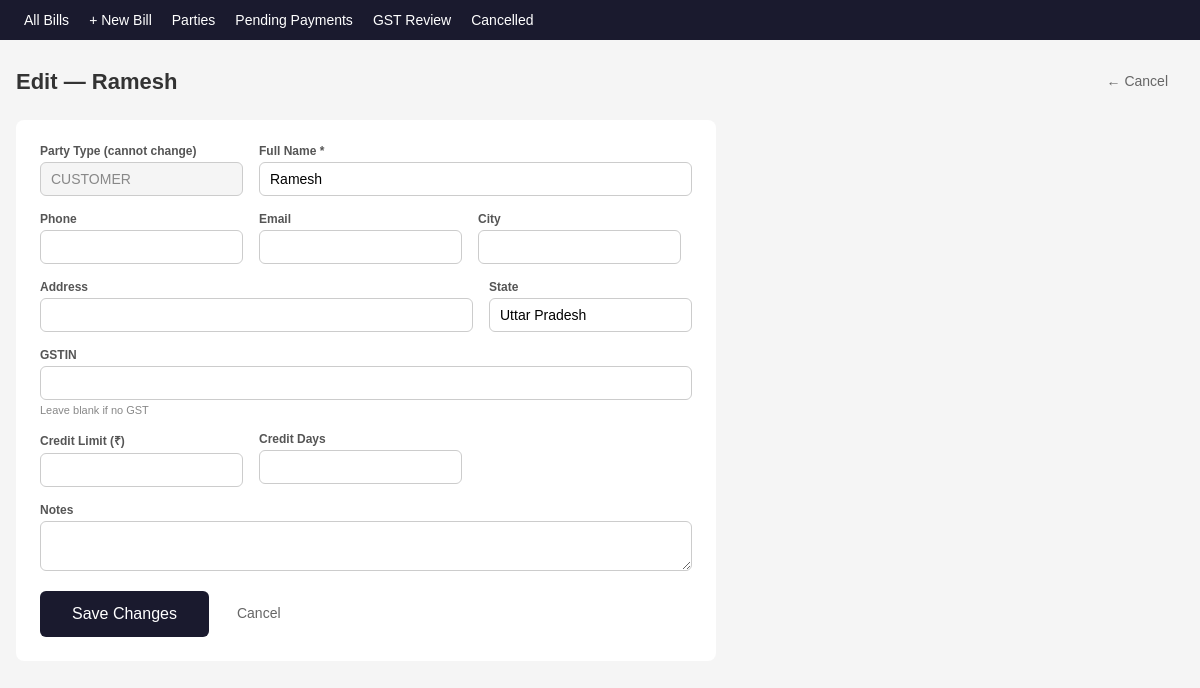
The page /parties/1/edit on the database its author committed.
### app/models/parties.py (models this page shows)
class Party(SQLModel, table=True):
    __tablename__ = "parties"
    id: Optional[int] = Field(default=None, primary_key=True)
    type: str                           # customer / supplier / both
    name: str = Field(index=True)
    phone: Optional[str] = Field(default=None, index=True)
    email: Optional[str] = None
    address: Optional[str] = None
    city: Optional[str] = None
    state: Optional[str] = None
    state_code: Optional[str] = None
    gstin: Optional[str] = None
    gstin_verified: bool = False
    gstin_status: Optional[str] = None  # active / cancelled / pending
    business_type: Optional[str] = None # fixed typo: bussiness -> business
    credit_limit: Optional[float] = None
    credit_days: Optional[int] = None
    opening_balance: Optional[float] = None
    opening_balance_type: Optional[str] = None  # debit / credit
    notes: Optional[str] = None
    created_at: datetime = Field(default_factory=datetime.utcnow)

### app/routers/parties.py (the view)
@router.get("/{party_id}/edit", response_class=HTMLResponse)
def edit_party_form(party_id: int, request: Request, session: Session = Depends(get_session)):
    party = session.get(Party, party_id)
    if not party:
        raise HTTPException(status_code=404, detail="Party not found")
    return templates.TemplateResponse(
        request=request, name="parties/edit.html",
        context={"party": party}
    )

### app/templates/parties/edit.html (shortened to what this page needs)
{% extends "base.html" %}
{% block content %}
<div class="page-header">
    <h1>Edit — {{ party.name }}</h1>
    <a href="/parties/{{ party.id }}" class="btn-ghost">← Cancel</a>
</div>
<form id="editForm" style="background:#fff;padding:24px;border-radius:8px;max-width:700px">
    <div class="form-row">
        <div class="form-group">
            <label>Party Type (cannot change)</label>
            <input type="text" value="{{ party.type | upper }}" disabled style="background:#f5f5f5;color:#888">
        </div>
        <div class="form-group" style="flex:2">
            <label>Full Name *</label>
            <input type="text" name="name" value="{{ party.name }}" required>
        </div>
    </div>
    <div class="form-row">
        <div class="form-group">
            <label>Phone</label>
            <input type="text" name="phone" value="{{ party.phone or '' }}">
        </div>
        <div class="form-group">
            <label>Email</label>
            <input type="email" name="email" value="{{ party.email or '' }}">
        </div>
        <div class="form-group">
            <label>City</label>
            <input type="text" name="city" value="{{ party.city or '' }}">
        </div>
    </div>
    <div class="form-row">
        <div class="form-group" style="flex:2">
            <label>Address</label>
            <input type="text" name="address" value="{{ party.address or '' }}">
        </div>
        <div class="form-group">
            <label>State</label>
            <input type="text" name="state" value="{{ party.state or 'Uttar Pradesh' }}">
        </div>
    </div>
    <div class="form-row">
        <div class="form-group" style="flex:2">
            <label>GSTIN</label>
            <input type="text" name="gstin" id="gstinInput" value="{{ party.gstin or '' }}"
                   maxlength="15" style="text-transform:uppercase"
                   oninput="this.value=this.value.toUpperCase();validateGSTIN(this.value)">
            <small id="gstinMsg" style="font-size:11px;color:#888">
                {% if party.gstin %}{{ party.gstin }}{% else %}Leave blank if no GST{% endif %}
            </small>
        </div>
    </div>
    <div class="form-row">
        <div class="form-group">
            <label>Credit Limit (₹)</label>
            <input type="number" name="credit_limit" value="{{ party.credit_limit or '' }}" min="0" step="100">
        </div>
        <div class="form-group">
            <label>Credit Days</label>
            <input type="number" name="credit_days" value="{{ party.credit_days or '' }}" min="0">
        </div>
    </div>
    <div class="form-group" style="margin-bottom:20px">
        <label>Notes</label>
        <textarea name="notes" rows="2">{{ party.notes or '' }}</textarea>
    </div>
    <div class="form-actions">
        <button type="button" onclick="saveEdit({{ party.id }})" class="btn-primary btn-large">Save Changes</button>
        <a href="/parties/{{ party.id }}" class="btn-ghost">Cancel</a>
    </div>
</form>
{% endblock %}

### app/static/css/style.css (style rules this page uses)
* { box-sizing: border-box; margin: 0; padding: 0; }
body { font-family: Arial, sans-serif; font-size: 14px; background: #f5f5f5; color: #333; }
.page-header { display: flex; justify-content: space-between; align-items: center; margin-bottom: 20px; }
h1 { font-size: 22px; }
.btn-primary { background: #1a1a2e; color: #fff; padding: 8px 16px; border: none; border-radius: 6px; cursor: pointer; text-decoration: none; font-size: 14px; }
.btn-ghost { background: transparent; color: #666; padding: 8px 16px; text-decoration: none; }
.btn-large { padding: 12px 32px; font-size: 16px; }
.form-row { display: flex; gap: 16px; flex-wrap: wrap; margin-bottom: 16px; }
.form-group { display: flex; flex-direction: column; gap: 4px; min-width: 160px; }
.form-group label { font-size: 12px; font-weight: 600; color: #555; }
.form-group input, .form-group select, .form-group textarea { padding: 8px 10px; border: 1px solid #ccc; border-radius: 6px; font-size: 14px; }
.form-actions { display: flex; gap: 12px; align-items: center; margin-top: 20px; }
.btn-primary, .btn-secondary, .btn-danger, .btn-ghost { display: inline-block; text-align: center; line-height: 1.4; }

### rows shown on the page
Party: name "Ramesh", type "CUSTOMER", state "Uttar Pradesh"
